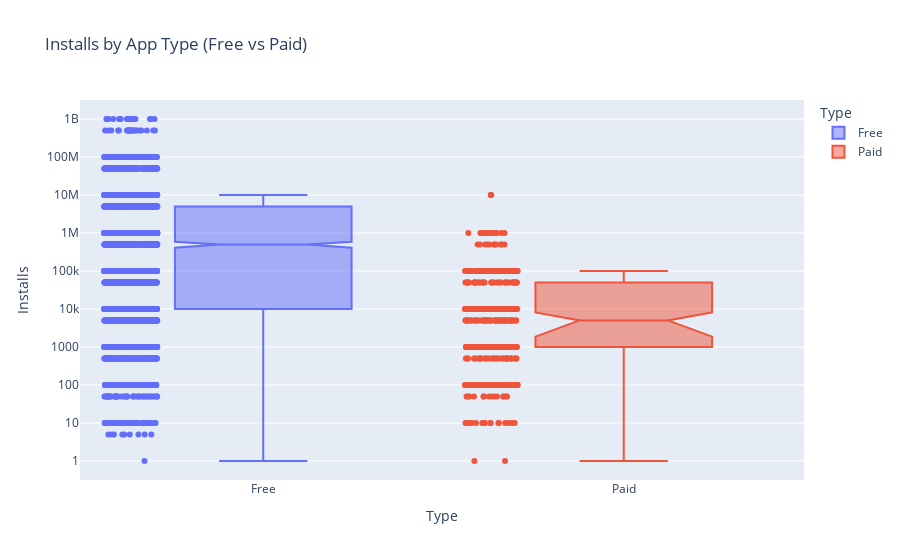

Source (notebook cell):
### Code cell
if set(['Type','Installs']).issubset(df_apps_clean.columns):
    fig = px.box(df_apps_clean, y='Installs', x='Type', color='Type', notched=True, points='all',
                 title='Installs by App Type (Free vs Paid)')
    fig.update_layout(yaxis=dict(type='log'))
    fig.show()

### Figure 1 — Plotly figure (JSON) as saved in the notebook; plotly's stock layout.template omitted (floating-point values rounded to 4 significant figures; data arrays with more than 128 entries replaced by an {"elided": "..."} marker saying what was removed)
{"data": [{"alignmentgroup": "True", "boxpoints": "all", "hovertemplate": "Type=%{x}<br>Installs=%{y}<extra></extra>", "legendgroup": "Free", "marker": {"color": "#636efa"}, "name": "Free", "notched": true, "offsetgroup": "Free", "orientation": "v", "showlegend": true, "type": "box", "x": {"elided": "7595 str values"}, "x0": " ", "xaxis": "x", "y": {"elided": "7595 int values"}, "y0": " ", "yaxis": "y"}, {"alignmentgroup": "True", "boxpoints": "all", "hovertemplate": "Type=%{x}<br>Installs=%{y}<extra></extra>", "legendgroup": "Paid", "marker": {"color": "#EF553B"}, "name": "Paid", "notched": true, "offsetgroup": "Paid", "orientation": "v", "showlegend": true, "type": "box", "x": {"elided": "604 str values"}, "x0": " ", "xaxis": "x", "y": {"elided": "604 int values"}, "y0": " ", "yaxis": "y"}], "layout": {"boxmode": "overlay", "legend": {"title": {"text": "Type"}, "tracegroupgap": 0}, "title": {"text": "Installs by App Type (Free vs Paid)"}, "xaxis": {"anchor": "y", "categoryarray": ["Free", "Paid"], "categoryorder": "array", "domain": [0, 1], "title": {"text": "Type"}}, "yaxis": {"anchor": "x", "domain": [0, 1], "title": {"text": "Installs"}, "type": "log"}}}
